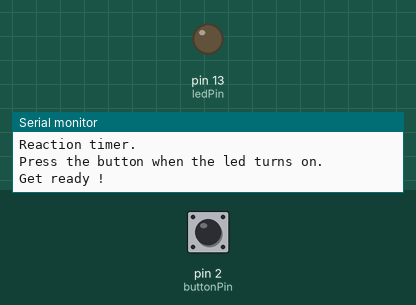
Bench run of a sketch on a simulated Arduino Uno, built with avr-gcc and run on an emulated ATmega328P. Parts: output pins drawn as LEDs (lit = HIGH), the last lines printed to the serial monitor. The test bench sets the inputs (shaded band); at power-on: pin 2 (buttonPin) HIGH. Random numbers use the default seed unless the sketch sets one.

Above: at 1.2 s.
1.3 s: pin 2 (buttonPin) pulled LOW for 0.15 s
4.4 s: pin 2 (buttonPin) pulled LOW for 1 s
At 9.2 s:
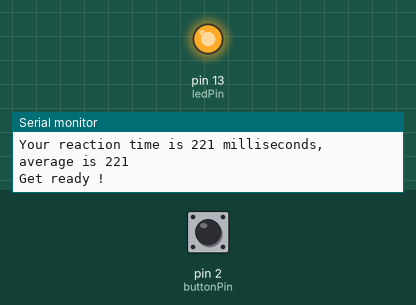
Timing chart, 0 to 10.7 s (numbered marks = the images above; inputs shaded):
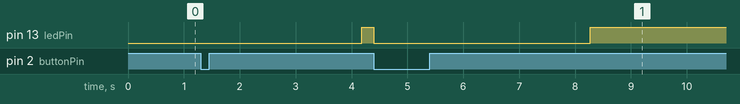

Measured:
- after the input at 4.4 s, pin 13 (ledPin): HIGH → LOW at once, → HIGH 3.9 s later

The sketch:

millis_reaction_timer.ino
```cpp
// (licence header left out)
const int ledPin = LED_BUILTIN;
const int buttonPin = 2;

unsigned long previousMillis;
unsigned long interval;

// To calculate the average since startup,
// the total and the number of tests is stored.
unsigned long totalInterval = 0;
unsigned long numberTests = 0;


enum
{
  STATE_GET_READY,
  STATE_DELAY_FOR_LED,
  STATE_WAIT_FOR_BUTTON,
} state;


void setup()
{
  Serial.begin( 9600);
  Serial.println( "Reaction timer.");
  Serial.println( "Press the button when the led turns on.");

  pinMode( ledPin, OUTPUT);
  pinMode( buttonPin, INPUT_PULLUP);

  // Use the noise from the analog inputs,
  // to create a different random sequence each
  // time the Arduino is started.
  // The randomSeed() function takes a 32 bit unsigned long parameter.
  // By shifting each value from analogRead() some to the left,
  // the analog values are spread over the 32-bits,
  // for (in theory) a little more random.
  unsigned long noise = 0;
  for( int i = A0; i <= A7; i++)  // select the analog pins that your board supports
  {
    noise += analogRead( i);
    noise <<= 2;               // for a little more random
  }
  randomSeed( noise);
}


void loop()
{
  unsigned long currentMillis = millis();

  bool buttonPressed = false;          // set default, no button pressed
  if( digitalRead( buttonPin) == LOW)  // low is active
  {
    buttonPressed = true;
  }

  switch( state)
  {
    case STATE_GET_READY:
      // Start when the button is not pressed.
      if( !buttonPressed)
      {
        Serial.println( "Get ready !");
        interval = random( 2000, 7000);  // choose a random delay for the led
        previousMillis = millis();       // remember this moment
        state = STATE_DELAY_FOR_LED;     // advance to next state
      }
      break;
    case STATE_DELAY_FOR_LED:
      if( buttonPressed)
      {
        // no cheating allowed.
        Serial.println( "The button was pressed before the led was turned on.");
        Serial.println( "Let's try again.");
        state = STATE_GET_READY;
      }
      else if( currentMillis - previousMillis >= interval)
      {
        // Re-use the previousMillis variable.
        digitalWrite( ledPin, HIGH);     // turn led on
        previousMillis = millis();       // start timer by remembering this moment
        state = STATE_WAIT_FOR_BUTTON;
      }
      break;
    case STATE_WAIT_FOR_BUTTON:
      // Re-use the interval variable
      if( buttonPressed)
      {
        interval = currentMillis - previousMillis;
        totalInterval += interval;
        numberTests++;
        unsigned long average = totalInterval / numberTests;

        Serial.print( "Your reaction time is ");
        Serial.print( interval);
        Serial.print( " milliseconds, average is ");
        Serial.print( average);
        Serial.println();
        digitalWrite( ledPin, LOW);        // turn led off
        state = STATE_GET_READY;
      }
      break;
  }
  delay( 10);             // 10ms delay to avoid button bounce
}
```
